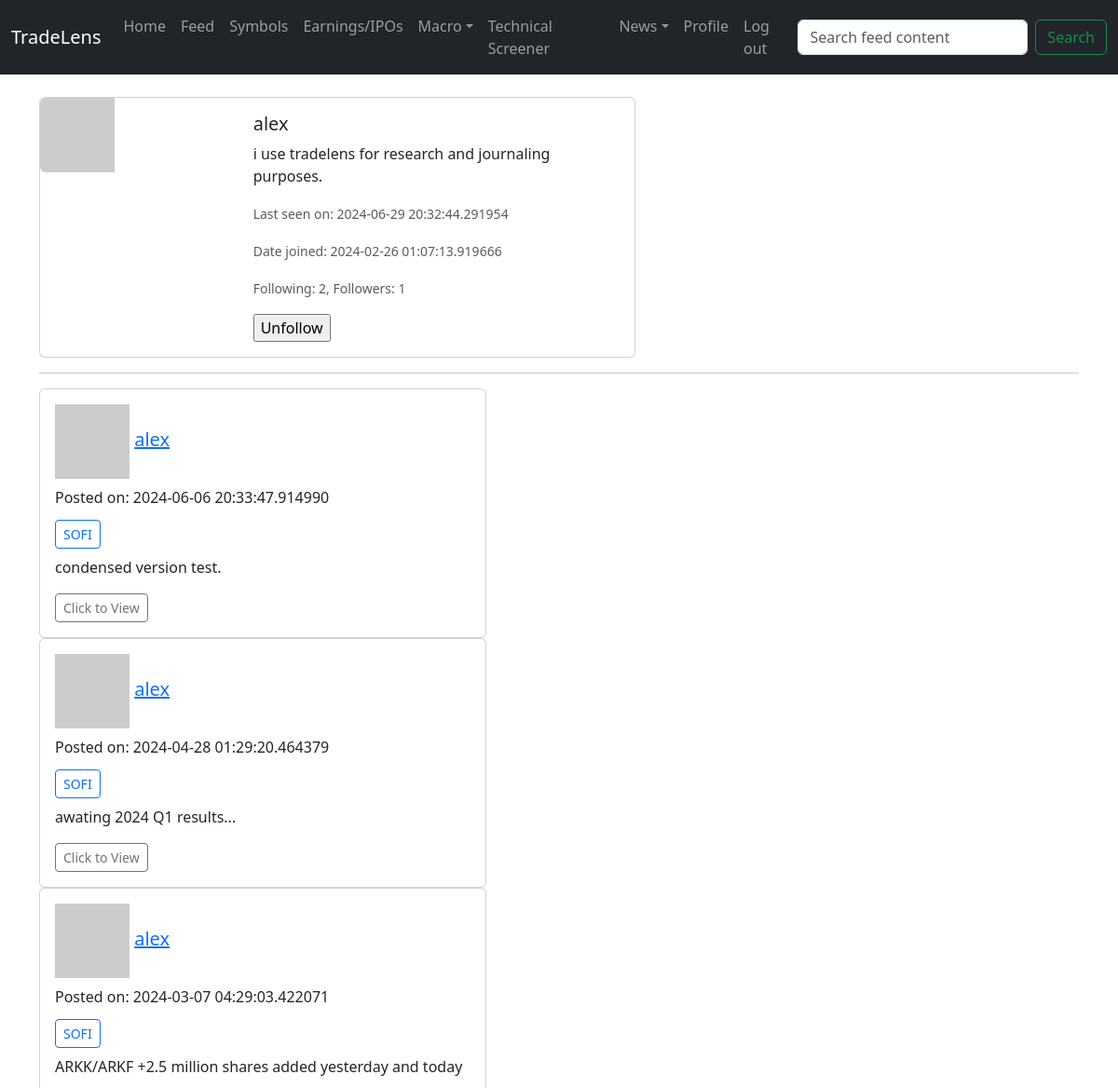
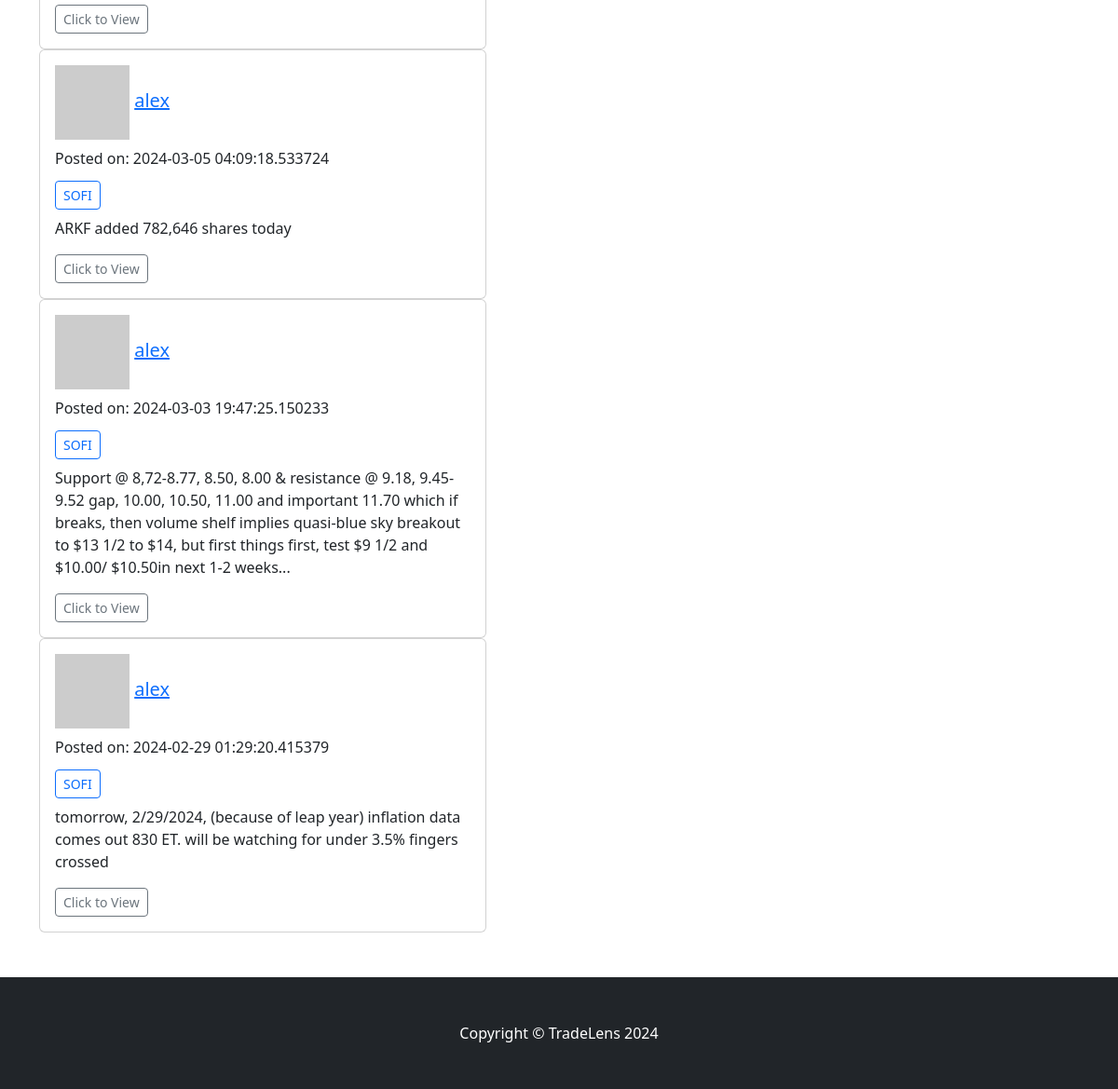
/user/alex (signed in), run on the app's committed database (2 pictures, top to bottom).
### app/models.py (models this page shows, shortened)
class User(db.Model, UserMixin):
    id: so.Mapped[int] = so.mapped_column(primary_key=True)
    username: so.Mapped[str] = so.mapped_column(sa.String(64), index=True, unique=True)
    email: so.Mapped[str] = so.mapped_column(sa.String(120), index=True, unique=True)
    password_hash: so.Mapped[Optional[str]] = so.mapped_column(sa.String(256))
    about_me: so.Mapped[Optional[str]] = so.mapped_column(sa.String(200))
    last_seen: so.Mapped[Optional[datetime]] = so.mapped_column(default=lambda: datetime.now(timezone.utc))
    date_joined: so.Mapped[Optional[datetime]] = so.mapped_column(index=True,
                                                                  default=lambda: datetime.now(timezone.utc))
    posts: so.WriteOnlyMapped['Post'] = so.relationship(back_populates='author')
    watching = db.relationship('Stocks', secondary=watchlist, backref='watchers')
    def avatar(self, size):
        digest = md5(self.email.lower().encode('utf-8')).hexdigest()
        return f'https://www.gravatar.com/avatar/{digest}?d=identicon&s={size}'  # url of user's avatar image
    following: so.WriteOnlyMapped['User'] = so.relationship(
        secondary=followers,
        primaryjoin=(followers.c.follower_id == id),
        secondaryjoin=(followers.c.following_id == id),
        back_populates='followers'
    )
    followers: so.WriteOnlyMapped['User'] = so.relationship(
        secondary=followers,
        primaryjoin=(followers.c.following_id == id),
        secondaryjoin=(followers.c.follower_id == id),
        back_populates='following'
    )
    def is_following(self, user) -> bool:
        query = self.following.select().where(User.id == user.id)
        return db.session.scalar(query) is not None
    def followers_count(self):
        num_followers = sa.select(sa.func.count()).select_from(self.followers.select().subquery())
        return db.session.scalar(num_followers)
    def following_count(self):
        num_following = sa.select(sa.func.count()).select_from(self.following.select().subquery())
        return db.session.scalar(num_following)

class Post(db.Model):
    id: so.Mapped[int] = so.mapped_column(primary_key=True)
    title: so.Mapped[str] = so.mapped_column(sa.String(10), index=True)
    content: so.Mapped[str] = so.mapped_column(sa.Text())
    timestamp: so.Mapped[datetime] = so.mapped_column(index=True, default=lambda: datetime.now(timezone.utc))
    user_id: so.Mapped[int] = so.mapped_column(sa.ForeignKey(User.id), index=True)
    author: so.Mapped['User'] = so.relationship(back_populates='posts')

### app/users/routes.py (the view)
@bp_users.route('/user/<username>')
@login_required
def user(username):
    user = User.query.filter_by(username=username).first_or_404()
    form = EmptyForm()
    posts = Post.query.order_by(Post.timestamp.desc()).where(Post.user_id == user.id)
    return render_template('users/user.html',
                           title=f'{user.username}',
                           user=user,
                           posts=posts,
                           form=form)

### app/users/forms.py
class EmptyForm(FlaskForm):
    submit = SubmitField('Submit')

### app/main/forms.py
class SearchForm(FlaskForm):
    searched = StringField("Searched",
                           validators=[DataRequired()])  # name="searched" attribute, in <form> of navbar.html
    submit = SubmitField("Submit")

### app/models.py (called while the page is built)
@login_manager.user_loader
def load_user(id):  # Flask-Login passes id argument as string
    return db.session.get(User, int(id))

### app/users/templates/users/user.html (shortened to what this page needs)
{% extends 'main/base.html' %}
{% block content %}
    <div class="card mb-3" style="width: 40rem;">
        <div class="row g-0">
            <div class="col-md-4">
                <img src="{{ user.avatar(256) }}" class="img-fluid rounded-start" alt="">
            </div>
            <div class="col-md-8">
                <div class="card-body">
                    <h5 class="card-title">{{ user.username }}</h5>
                    <p class="card-text">{% if user.about_me %} {{ user.about_me }} {% endif %}</p>
                    <p class="card-text"><small class="text-body-secondary">{% if user.last_seen %} Last seen on: {{ user.last_seen }} {% endif %}</small></p>
                    <p class="card-text"><small class="text-body-secondary">{% if user.date_joined %} Date joined: {{ user.date_joined }} {% endif %}</small></p>
                    <p class="card-text"><small class="text-body-secondary">Following: {{ user.following_count() }}, Followers: {{ user.followers_count() }}</small></p>
                    {% if user == current_user %}
                        <a href="{{ url_for('users.edit_profile') }}">Edit Profile</a>
                    {% elif not current_user.is_following(user) %}
                        <form action="{{ url_for('users.follow', username=user.username) }}" method="post">
                            {{ form.hidden_tag() }}
                            {{ form.submit(value='Follow')}}
                        </form>
                    {% else %}
                        <form action="{{ url_for('users.unfollow', username=user.username) }}" method="post">
                            {{ form.submit(value='Unfollow')}}
                        </form>
                    {% endif %}
                </div>
            </div>
        </div>
    </div>
    <hr>
    {% for post in posts %}
        {% include 'feed/_post.html' %}
    {% endfor %}
{% endblock %}

### app/feed/templates/feed/_post.html (shortened to what this page needs)
<div class="card" style="width: 30rem;">
    <div class="card-body">
        <h5 class="card-title">
            <img src="{{ post.author.avatar(36) }}" alt="">
            <a href="{{ url_for('users.user', username=post.author.username)}}">{{ post.author.username }}</a>
        </h5>
        <p>Posted on: {{ post.timestamp }}</p>
        <h6 class="card-subtitle mb-2 text-body-secondary">
            <a href="{{ url_for('stocks.symbol', symbol=post.title) }}" class="btn btn-outline-primary btn-sm">{{ post.title }}</a>
        </h6>
        <p class="card-text">{{ post.content | safe }}</p>
        <a href="{{ url_for('feed.post', id=post.id) }}" class="btn btn-outline-secondary btn-sm">Click to View</a>
    </div>
</div>

### app/main/templates/main/base.html (style rules this page uses)
html, body { height: 100%; }

### data on the page
User: username "alex", about_me "i use tradelens for research and journaling purposes.", last_seen "2024-06-29 20:32:44.291954", date_joined "2024-02-26 01:07:13.919666"
Post: author.username "alex", timestamp "2024-06-06 20:33:47.914990", title "SOFI", content "condensed version test."
Post: author.username "alex", timestamp "2024-04-28 01:29:20.464379", title "SOFI", content "awating 2024 Q1 results..."
Post: author.username "alex", timestamp "2024-03-07 04:29:03.422071", title "SOFI", content "ARKK/ARKF +2.5 million shares added yesterday and today"
Post: author.username "alex", timestamp "2024-03-05 04:09:18.533724", title "SOFI", content "ARKF added 782,646 shares today"
Post: author.username "alex", timestamp "2024-03-03 19:47:25.150233", title "SOFI", content "Support @ 8,72-8.77, 8.50, 8.00 & resistance @ 9.18, 9.45-9.52 gap, 10.00, 10.50, 11.00 and important 11.70 which if breaks, then volume shelf implies quasi-blue sky breakout to $13 1/2 to $14, but first things first, test $9 1/2 and $10.00/ $10.50in next 1-2 weeks..."
Post: author.username "alex", timestamp "2024-02-29 01:29:20.415379", title "SOFI", content "tomorrow, 2/29/2024, (because of leap year) inflation data comes out 830 ET. will be watching for under 3.5% fingers crossed"

### other printed values
{{ user.following_count() }} "2"
{{ user.followers_count() }} "1"
